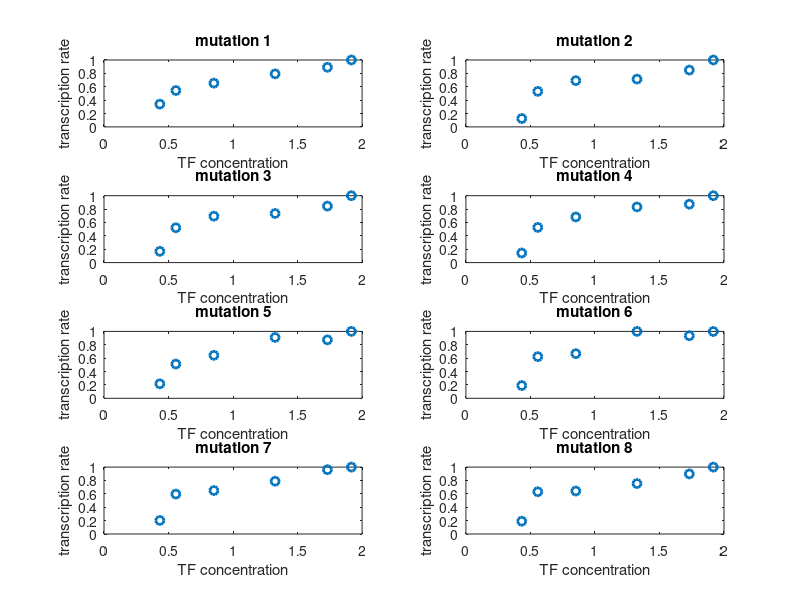

The MATLAB source for this figure: (Note: this script raises an error after producing the figure.)
%% a note on raw data
% Ps: column 2 and onward are one promoter Ps with all mutations. First
% column is true wild type (both promoters exist)
% Pv: column 2-9 are one promoter Pv with all mutations. First column is
% true wild type (both promoters intact). Last column is when both promoters are deleted.
% all data start from T2 to T10 (index 1 to 9)
% we provide spo0A dynamics from hour  3 to 8
load('promoter_activity_single.mat')
load('Spo0A_dynamics.mat')

%% parameters
real_data_Ps = Ps_promoter_activity_mean(2:7,1:8); % exclude the real WT, instead WT is Ps only, no mutations
mut_mat = [[1,1,1];[0,1,1];[1,0,1];[1,1,0];[0,0,1];[0,1,0];[0,0,1];[0,0,0]];

nbd = 5;
TF_conc_t = wtaCopy(1:6:end);
energy_len = nbd+nbd*(nbd-1)/2;

mut_mat = [[1,1,1];[0,1,1];[1,0,1];[1,1,0];[0,0,1];[0,1,0];[0,0,1];[0,0,0]];
lb = zeros(energy_len,1)-20;
ub = zeros(energy_len,1)+15;

lb(1:4) = 5; % standard energy must be positive

% binding box 2 and 4 have lower affinity (high standard energy)
lb(2) = 9;
lb(4) = 6.5; 

lb(5) = 4; % promoter energy should be no greater than standard

 % introduce TF-TF repulsions
lb([6:8 10:11 13]) = 1; 
lb(11) = 5; % box 2 and 4 repulsion is larger
ub([6:8 10:11 13]) = 10; % TF-repulsion shouldn't be dominate

lb(9) = 5; % make one of them necessarily a repressor
ub(9) = 10; % but not a super strong repressor

% normalize the real data
for ll = 1:length(real_data_Ps(1,:))
    real_data_Ps(:,ll) = real_data_Ps(:,ll)./max(real_data_Ps(:,ll));
end

figure();
for kk = 1:length(mut_mat)
    subplot(4,2,kk)
    plot(TF_conc_t,real_data_Ps(:,kk),'o','LineWidth',2)
    ylim([0 1])
    xlabel('TF concentration')
    ylabel('transcription rate')
    title(sprintf('mutation %d',kk))
end

%%
[pars,diff] = fit_data(nbd,TF_conc_t,mut_mat,real_data_Ps,lb,ub);
[M,I] = min(diff);
%% figures

% normalize the real data
for ll = 1:length(real_data_Ps(1,:))
    real_data_Ps(:,ll) = real_data_Ps(:,ll)./max(real_data_Ps(:,ll));
end

figure();
for kk = 1:length(mut_mat)
    subplot(4,2,kk)
    
    plot(TF_conc_t,real_data_Ps(:,kk),'o','LineWidth',4)
    ylim([0 1])
    hold on
    
    TR = time_dep_TR_new(nbd,pars(I,:),TF_conc_t,mut_mat(kk,:));
    plot(TF_conc_t,TR,'LineWidth',4)
    xlabel('TF concentration')
    ylabel('transcription rate')
    title(sprintf('mutation %d',kk))
end


%% now explore the probability of each configuration
config_all = dec2bin(0:(2^nbd-1), nbd) - '0';
tspan = length(TF_conc_t);
p_all_config = zeros(2^nbd,tspan);
energyi = pars(1,:);
mut = [1,1,1];

figure();
for cc = 1:length(config_all)
    subplot(4,4,cc)
    p_all = zeros(tspan,1);
    for rr = 1:tspan
        p_all(rr) = prob_per_config_new(nbd, config_all(cc,:),energyi,mut,TF_conc_t(rr),RNAp_conc);
    end
    
    p_all_config(cc,:) = p_all;
    plot(p_all,'LineWidth',4)
    ylim([0 1])
    xlabel('time')
    ylabel('probability')
    spec = sprintf('configuration %s',dec2bin(cc-1,4));
    title(spec)
    set(gca,'FontSize',11)
    [M,I] = max(p_all);
    spec1 = sprintf('time = %d',I);
    xline(I,'--',spec1)
    spec2 = sprintf('prob = %2f',M);
    yline(M,'--',spec2)

end
